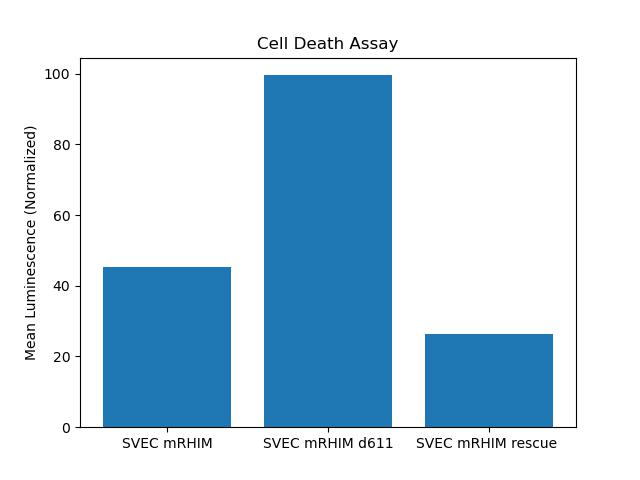

Write Python code to recreate this figure.
#! /usr/bin/env python3


#importing necessary packages
import sys
import re
import pandas as pd
import matplotlib.pyplot as plt


def sample(count, iter, sample_means, sample_names):
        """
    Extracts the sample name and means for each unique sample in the given dataset. The function prompts user for samples to be normalized and the associated normalizing sample.
    ---------
    Arguments:
        In:
            count = empty iteration variable. Increases for each sample
            iter = empty iteration variable. Increases for each line
            sample_means = empty dictionary. Updated with sampleID (key) and mean luminescence (value) 
            sample_names = empty dictionary. Updated with sampleID (key) and sample name (value)
        Out:
            raw_val = user input string of samples to be normalized
            raw_val_list = list of user input, separated by ", "
            norm = user input string of normalizing values for each sample
            adj_mean = adjusted sample mean for each value in raw_val_list
            tag = list of sample names for plotting
    """

    #Searching for samples in sample range using regex
    for i in sample_range:
        j = re.match('SPL', str(i))
        iter = iter + 1
        #Adding sample name and mean to sample means dict if match found
        if j != None:
            count = count + 1
            sample_means.update({wb.iloc[iter, 1]:wb.iloc[iter,6]})
            sample_names.update({wb.iloc[iter, 1]:wb.iloc[iter,2]})

    #Prompting user for normalization
    raw_val = input("Which samples need to be normalized? Separate by a comma (eg. SPL2, SPL3, SPL4): \n")
    raw_val_list = raw_val.split(", ")


    for i in raw_val_list:
        norm = input("Which sample should be used to normalize " + i + "?\n")
        adj_mean = (sample_means[i]/sample_means[norm])*100
        tag = sample_names[i]
        print(tag)
        norm_means.update({tag:adj_mean})


def plotting(sample, mean_values):
    """
    Generates a bar chart of the normalized viral samples to visualize cell death.
    ---------
    Arguments:
        In:
            sample = is a list of the samples to be plotted 
            mean_values = a list of the mean values (luminescence) to be plotted
        Out:
            A bar chart that shows the normalized cell death due to viral infection
    ---------
    Example:
        cell_death.jpg
    """

    p1 = plt.bar(sample, mean_values)
    plt.title('Cell Death Assay')
    plt.ylabel('Mean Luminescence (Normalized)')
    plt.savefig('cell_death.jpg', dpi = 100)
    plt.show()

if __name__ == '__main__':
    #initialize sample count (count), line iterator (iter), sample mean dictionary (sample_means), and sample names dictionary (sample_names)
    count = 0
    iter = 49
    raw_val = {}
    norm_means = {}
    #read in excel document from command line argument
    wb = pd.read_excel(sys.argv[1])
    #set range to search for sample list
    sample_range = wb.iloc[50:300, 1]
    sample_means = {}
    sample_names = {}
    sample(count, iter, sample_means, sample_names)
    mean_values = norm_means.values()
    sample = norm_means.keys()
    plotting(sample, mean_values)
